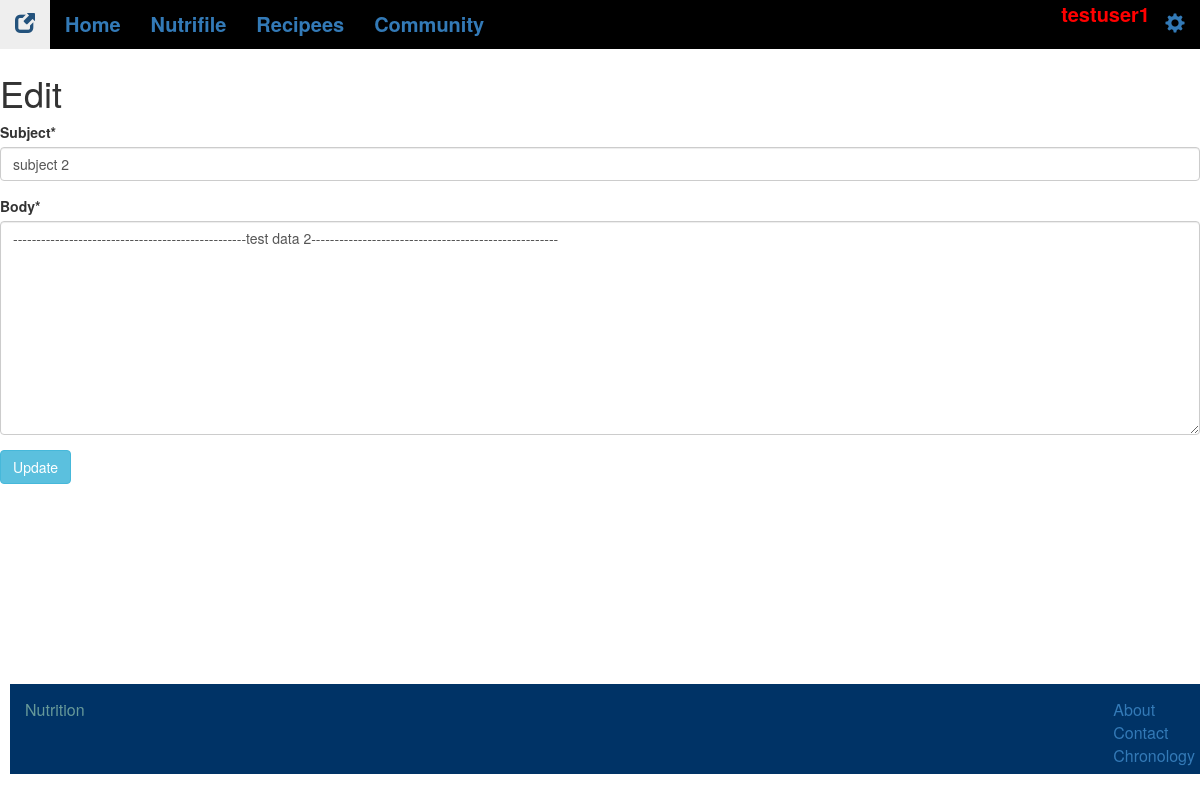
The app's page /nutrition/community/2/edit/ (signed in) with its own data.
### users/models.py (models this page shows)
class CustomUser(AbstractUser):
        age=models.PositiveIntegerField(null=True,blank=True)
        DateofBirth=models.DateField(null=True,blank=True)

### nutrition/models.py (models this page shows, shortened)
class Post(models.Model):
     subject=models.CharField(max_length=150)
     author=models.ForeignKey(
          get_user_model(),
          on_delete=models.CASCADE,)
     body=models.TextField()
     date=models.DateTimeField(auto_now_add=True)

### nutrition/views.py (the view)
# urls.py: path('nutrition/community/<int:pk>/edit/',PostEditView.as_view(),name='post_edit'),
class PostEditView(LoginRequiredMixin,UpdateView):
    model=Post
    template_name='post_edit.html'
    fields=('subject','body')
    login_url='login'
    def dispatch(self,request,*args,**kwargs):
        obj=self.get_object()
        if obj.author!=self.request.user:
            raise PermissionDenied
        return super().dispatch(request,*args,**kwargs)

### templates/post_edit.html (shortened to what this page needs)
{%extends 'base1.html'%}
{%load crispy_forms_tags%}
{%block content%}
<h1>Edit</h1>
<form action="" method="post">{%csrf_token%}
{{form|crispy}}
<button class="btn btn-info ml-2" type="submit">Update</button>
</form>
{%endblock content%}

### templates/base1.html (shortened to what this page needs)
{%load static%}
<!doctype html>
<html lang="en">
<head>
<link href="{%static 'css/base1.css'%}" rel="stylesheet">
</head>
<body>
<div class="header">
<ul class="nav">
<li><a href={%url 'home' %}><i class="glyphicon glyphicon-new-window"></i>
</a></li>
<li><a href="{%url 'nutrition_home'%}">Home</a></li>
<li><a href="{%url 'nutrifile'%}">Nutrifile</a></li>
<li><a href="">Recipees</a></li>
<li><a href="{%url 'post_list'%}">Community</a></li>
{%if user.is_authenticated%}
<li style="float:right"><a href="{%url 'account_settings'%}"><i class="glyphicon glyphicon-cog"></i></a></li>
<li style="float:right;color:red">{{user.username}}</li>
{%else%}
<li style="float:right"><a href="{%url 'login'%}">Login</a></li>
<li style="float:right"><a href="{%url 'sign_up'%}">SignUp</a></li>
{%endif%}
</ul>
</div>
{%block content%}
{%endblock content%}
<div class="footer col-12">
<div class="footer-logo">Nutrition</div>
<div class="footer-list">
    <ul>
        <li style="font-weight: normal;list-style-type:none;"><a href="">About</a></li>
        <li style="font-weight: normal;list-style-type:none;"><a href="">Contact</a></li>
        <li style="font-weight: normal;list-style-type:none;"><a href="">Chronology</a></li>
    </ul>
</div>
</div>
 <link rel="stylesheet" href="https://maxcdn.bootstrapcdn.com/bootstrap/3.4.1/css/bootstrap.min.css">
</body>
</html>

### static/css/base1.css (style rules this page uses)
* { box-sizing:border-box; }
[class*="col-"] { float:left; padding:15px; width=100%; margin-left:10px; }
@media only screen and (min-width:768px) { .col-12 { width: 100%; } }
ul.nav { padding:0; list-style-type:none; background-color:black; width:100%; display:inline-block; }
ul.nav li { display:block; float:left; padding:auto; font-size:20px; font-weight:bolder; color:#0000cc; }
ul.nav li a { text-decoration:none; }
.footer { display:table-row; clear:both; position:relative; bottom:0; margin-top:200px; font-size: medium; color:#669999; width:100%; height:90px; background-color:#003366; }
.footer-list { float:right; }
.footer-logo { float:left; }

### records on screen
CustomUser: username "testuser1"
Post: subject "subject 2", body "--------------------------------------------------test data 2-----------------------------------------------------"
